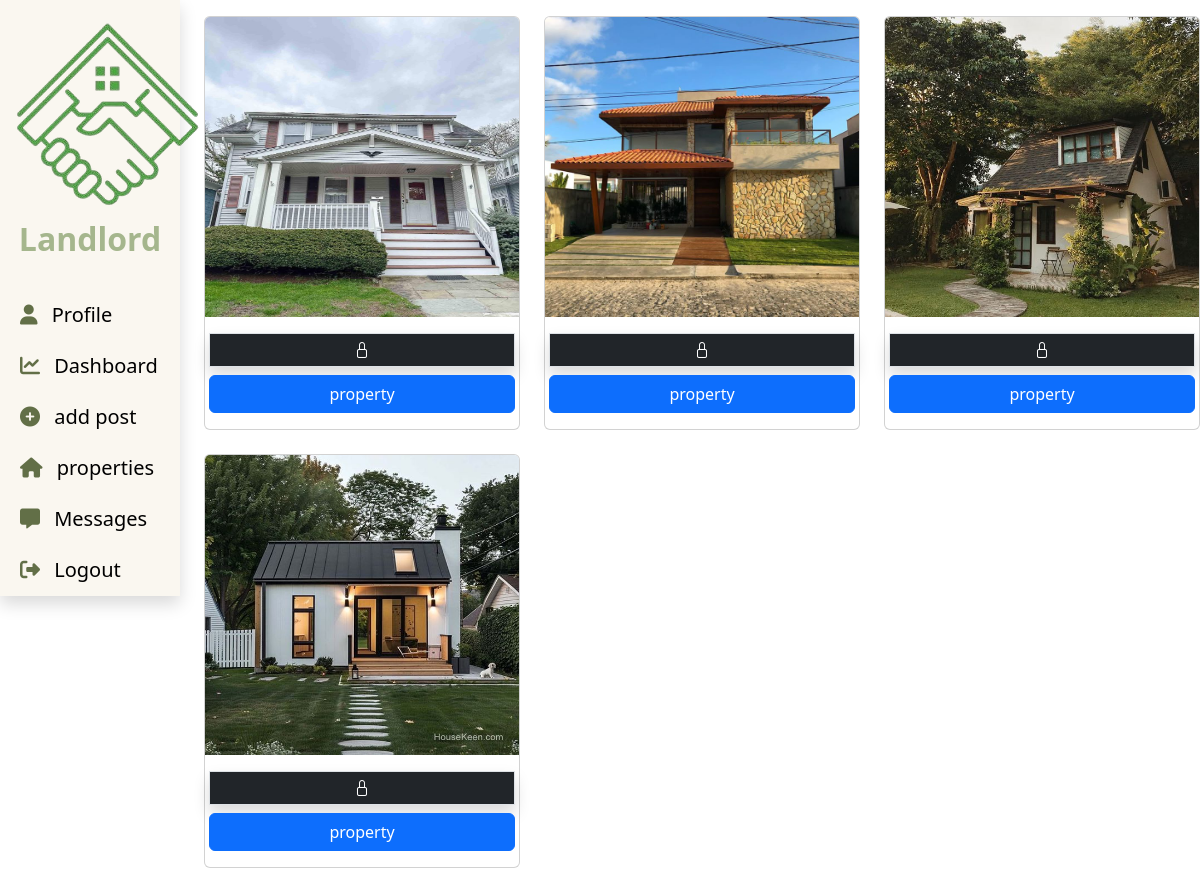
/frontend/user.landlord_properties.php (signed in), run on the app's committed database.
### tables this page shows
CREATE TABLE `post_property` (
  `post_id` int(11) NOT NULL,
  `landlord_id` int(11) DEFAULT NULL,
  `post_title` varchar(255) DEFAULT NULL,
  `post_images` varchar(255) DEFAULT NULL,
  `post_price` int(11) DEFAULT NULL,
  `post_description` text DEFAULT NULL,
  `post_location` varchar(255) DEFAULT NULL,
  `room_count` int(11) DEFAULT NULL,
  `bathroom_count` int(11) DEFAULT NULL,
  `sqr_meters` int(11) DEFAULT NULL,
  `post_created_at` varchar(255) DEFAULT NULL,
  `address` varchar(255) DEFAULT NULL,
  `post_status` varchar(255) DEFAULT NULL
);

### backend/class/database.php (called while the page is built, shortened)
<?php
class Database{
    public function pdo()
    {
        return new PDO("mysql:host=localhost; user=root; dbname=quicktira;");
    }
    public function get($query, $data = [], $type)
    {
        $pdo = $this->pdo();
        $stmt = $pdo->prepare($query);
        $stmt->execute($data);
        switch($type)
        {
            case "fetchAll":
                return $stmt->fetchAll(PDO::FETCH_ASSOC);
            break;
        }
    }
}

### frontend/user.landlord_properties.php (the view, shortened to what this page needs)
<?php
    require_once('../backend/Aglobal_file.php');
    $query = 'select * from post_property where landlord_id = ?';
    $property_data = $database->get($query, [$_SESSION['user']['account_id']], 'fetchAll');
?>
<!DOCTYPE html>
<html lang="en">
<head>
    <link href="https://cdn.jsdelivr.net/npm/bootstrap@5.3.0/dist/css/bootstrap.min.css" rel="stylesheet">
    <link href="https://cdn.jsdelivr.net/npm/bootstrap-icons@1.7.2/font/bootstrap-icons.css" rel="stylesheet">
    <link rel="stylesheet" href="https://cdnjs.cloudflare.com/ajax/libs/font-awesome/6.4.0/css/all.min.css" />
</head>
<body>
    <div class="row">
        <div class="col-12 col-md-2">
            <?php require('public_component/sidebar.landlord.php'); ?>
        </div>
        <div class="col">
            <div class="row mt-3">
                <?php foreach ($property_data as $property): ?>
                    <div class="col-md-4 mb-4 ">
                        <div class="card">
                            <img src="image/post_property_image/<?=$property['post_images']?>" class="card-img-top" alt="Property Image" style="height: 300px;">
                            <div class="card-body row">
                                <?php if($property['post_status'] == 'active'): ?>
                                    <i class="bi bi-lock text-center border border-rounded shadow p-1 col-12 bg-dark text-white"></i>
                                <?php else: ?>
                                    <i class="bi bi-key text-center border border-rounded shadow p-1 col-12 bg-warning"></i>
                                <?php endif; ?>
                                <button class="btn btn-primary col-12 mt-2" class='btn' value='<?=$property['post_id'] ?>'>  property </button>
                            </div>
                        </div>
                    </div>
                <?php endforeach; ?>
            </div>
        </div>
    </div>
</body>
</html>

### frontend/public_component/sidebar.landlord.php (shortened to what this page needs)
<link rel="stylesheet" href="https://cdnjs.cloudflare.com/ajax/libs/font-awesome/6.4.0/css/all.min.css" />
    <div>
        <div class="side-menu shadow" id="side-menu">
            <div class="d-none d-md-block">
                <center>
                    <div class="img">
                        <img src="image/website_image/imag-logo1.png" class="resize">
                    </div>
                    <div>
                        <h2 style="font-weight: bold;">Landlord</h2>
                    </div>
                </center>
            </div>
            <br>
            <a href="user.profile.php">
                <i class="fa-solid fa-user"></i>
                <span>Profile</span>
            </a>
            <a href="landing_page.php">
                <i class="fa-solid fa-chart-line"></i>
                <span>Dashboard</span>
            </a>
            <a href="user.landlord.addpost.php">
                <i class="fa-solid fa-plus-circle text-green"></i>
                <span>add post</span>
            </a>
            <a href="user.landlord_properties.php">
                <i class="fa-solid fa-home"></i>
                <span>properties</span>
            </a>
            <a href="user.messages.php">
                <i class="fa-solid fa-message"></i>
                <span>Messages</span>
            </a>
            <a id='logout1' class="">
                <i class="fa-solid fa-sign-out-alt"></i>
                <span>Logout</span>
            </a>
        </div>
    </div>

### frontend/public_component/sidebar.landlord.php (style rules this page uses)
* { padding: 0; margin: 0; text-decoration: none; list-style: none; box-sizing: border-box; }
.side-menu { position: relative; background: #faf7f0; width: 100%; height: 100%; z-index: 9999; top: 0; left: 0; }
.img { width: 220px; height: 220px; overflow: hidden; }
.resize { margin: -135px 20px -30px -142px; }
.side-menu center div h2 { color: #a5b68d; }
.side-menu a { text-decoration: none; display: block; line-height: 50px; transition: 0.4s; }
.side-menu span { font-size: 20px; margin-left: 10px; color: black; }
.side-menu i { font-size: 20px; margin-left: 20px; color: #626f47; }

### data on the page
post_property: post_images (picture), post_status "active" (drawn), $property['post_id'] 19 (drawn)
post_property: post_images (picture), post_status "active" (drawn), $property['post_id'] 25 (drawn)
post_property: post_images (picture), post_status "active" (drawn), $property['post_id'] 30 (drawn)
post_property: post_images (picture), post_status "active" (drawn), $property['post_id'] 35 (drawn)
